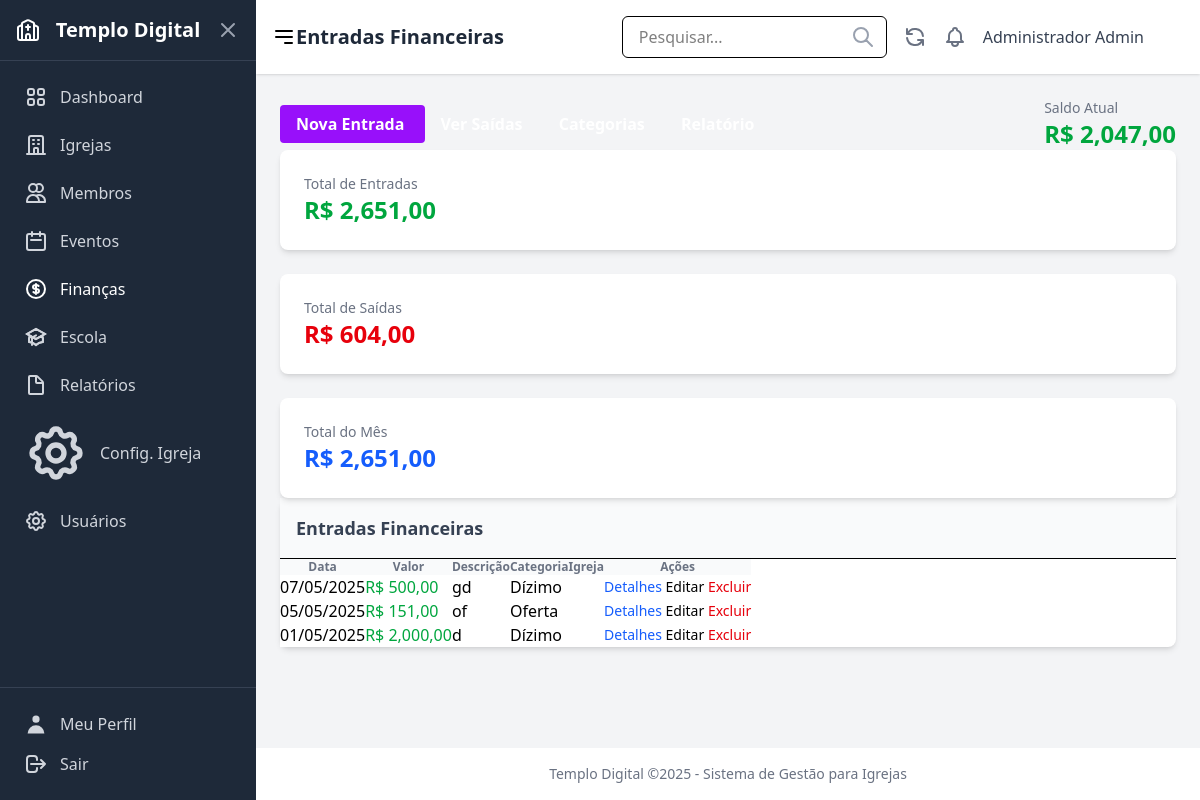
Page /financas/entradas/ (signed in) on the committed database.
### users/models.py (models this page shows, shortened)
class CustomUser(AbstractUser):
    ROLE_CHOICES = [
        ('admin', 'Administrador'),
        ('pastor', 'Pastor'),
        ('secretario', 'Secretário'),
        ('tesoureiro', 'Tesoureiro'),
        ('lider', 'Líder'),
        ('membro', 'Membro'),
    ]
    role = models.CharField(
        _('Função'),
        max_length=20,
        choices=ROLE_CHOICES,
        default='membro',
        help_text=_('Define o nível de permissão do usuário no sistema')
    )
    phone = models.CharField(
        _('Telefone'),
        max_length=20,
        blank=True,
        null=True
    )
    address = models.TextField(
        _('Endereço'),
        blank=True,
        null=True
    )
    profile_image = models.ImageField(
        _('Imagem de Perfil'),
        upload_to='profile_images/',
        blank=True,
        null=True
    )
    class Meta:
        verbose_name = _('Usuário')
        verbose_name_plural = _('Usuários')

### finances/models.py (models this page shows, shortened)
class Income(models.Model):
    PAYMENT_METHOD_CHOICES = [
        ('dinheiro', 'Dinheiro'),
        ('pix', 'PIX'),
        ('cartao', 'Cartão'),
        ('transferencia', 'Transferência'),
        ('cheque', 'Cheque'),
        ('outro', 'Outro'),
    ]
    date = models.DateField(verbose_name="Data")
    amount = models.DecimalField(max_digits=10, decimal_places=2, verbose_name="Valor")
    description = models.CharField(max_length=255, verbose_name="Descrição")
    category = models.ForeignKey(Category, on_delete=models.PROTECT, verbose_name="Categoria")
    church = models.ForeignKey(Church, on_delete=models.CASCADE, verbose_name="Igreja")
    member = models.ForeignKey(Member, on_delete=models.SET_NULL, null=True, blank=True, verbose_name="Membro")
    payment_method = models.CharField(max_length=15, choices=PAYMENT_METHOD_CHOICES, default='dinheiro', verbose_name="Forma de Pagamento")
    receipt = models.FileField(upload_to='comprovantes/entradas/', null=True, blank=True, verbose_name="Comprovante")
    created_at = models.DateTimeField(auto_now_add=True, verbose_name="Criado em")
    updated_at = models.DateTimeField(auto_now=True, verbose_name="Atualizado em")
    class Meta:
        verbose_name = "Entrada"
        verbose_name_plural = "Entradas"
        ordering = ['-date']

class Category(models.Model):
    TYPE_CHOICES = [
        ('entrada', 'Entrada'),
        ('saida', 'Saída'),
        ('ambos', 'Ambos'),
    ]
    name = models.CharField(max_length=100, verbose_name="Nome")
    category_type = models.CharField(max_length=10, choices=TYPE_CHOICES, default='ambos', verbose_name="Tipo")
    description = models.TextField(blank=True, null=True, verbose_name="Descrição")
    class Meta:
        verbose_name = "Categoria"
        verbose_name_plural = "Categorias"
        ordering = ['name']

### finances/views.py (the view)
# urls.py: path('entradas/', views.income_list, name='income_list'),
@login_required
def income_list(request):
    incomes = Income.objects.all().order_by('-date')
    total_incomes = Income.objects.aggregate(total=Sum('amount'))['total'] or 0
    total_expenses = Expense.objects.aggregate(total=Sum('amount'))['total'] or 0
    balance = total_incomes - total_expenses
    today = timezone.now().date()
    first_day_month = today.replace(day=1)
    incomes_month = Income.objects.filter(date__gte=first_day_month, date__lte=today)
    total_month_income = sum(income.amount for income in incomes_month)
    return render(request, 'finances/income_list.html', {
        "incomes": incomes,
        "total_incomes": total_incomes,
        "total_expenses": total_expenses,
        "balance": balance,
        "total_month_income": total_month_income,
        "active_menu": "finances",
    })

### finances/templates/finances/income_list.html (shortened to what this page needs)
{% extends 'core/base.html' %}
{% load static %}
{% load humanize %}
{% block page_title %}Entradas Financeiras{% endblock %}
{% block content %}
<div class="mb-6 flex justify-between items-center">
    <div>
        <a href="{% url 'finances:income_create' %}" class="bg-purple-600 hover:bg-purple-700 text-white font-bold py-2 px-4 rounded">
            Nova Entrada
        </a>
        <a href="{% url 'finances:expense_list' %}" class="ml-2 bg-gray-500 hover:bg-gray-600 text-white font-bold py-2 px-4 rounded">
        </a>
        <a href="{% url 'finances:category_list' %}" class="ml-2 bg-gray-500 hover:bg-gray-600 text-white font-bold py-2 px-4 rounded">
        </a>
        <a href="{% url 'finances:report_finance' %}" class="ml-2 bg-gray-500 hover:bg-gray-600 text-white font-bold py-2 px-4 rounded">
        </a>
    </div>
    <div class="text-right">
        <p class="text-sm text-gray-500">Saldo Atual</p>
        <p class="text-2xl font-bold {% if balance >= 0 %}text-green-600{% else %}text-red-600{% endif %}">
            R$ {{ balance|floatformat:2|intcomma }}
        </p>
    </div>
</div>
<div class="grid grid-cols-1 md:grid-cols-3 gap-6 mb-6">
    <div class="bg-white rounded-lg shadow-md p-6 border-l-4 border-green-500">
        <p class="text-sm text-gray-500 mb-1">Total de Entradas</p>
        <p class="text-2xl font-bold text-green-600">R$ {{ total_incomes|floatformat:2|intcomma }}</p>
    </div>
    <div class="bg-white rounded-lg shadow-md p-6 border-l-4 border-red-500">
        <p class="text-sm text-gray-500 mb-1">Total de Saídas</p>
        <p class="text-2xl font-bold text-red-600">R$ {{ total_expenses|floatformat:2|intcomma }}</p>
    </div>
    <div class="bg-white rounded-lg shadow-md p-6 border-l-4 border-blue-500">
        <p class="text-sm text-gray-500 mb-1">Total do Mês</p>
        <p class="text-2xl font-bold text-blue-600">R$ {{ total_month_income|floatformat:2|intcomma }}</p>
    </div>
</div>
<div class="bg-white rounded-lg shadow-md overflow-hidden">
    <div class="p-4 bg-gray-50 border-b">
        <h2 class="text-lg font-semibold text-gray-700">Entradas Financeiras</h2>
    </div>
    {% if incomes %}
    <div class="overflow-x-auto">
        <table class="min-w-full divide-y divide-gray-200">
            <thead class="bg-gray-50">
                <tr>
                    <th scope="col" class="px-6 py-3 text-left text-xs font-medium text-gray-500 uppercase tracking-wider">Data</th>
                    <th scope="col" class="px-6 py-3 text-left text-xs font-medium text-gray-500 uppercase tracking-wider">Valor</th>
                    <th scope="col" class="px-6 py-3 text-left text-xs font-medium text-gray-500 uppercase tracking-wider">Descrição</th>
                    <th scope="col" class="px-6 py-3 text-left text-xs font-medium text-gray-500 uppercase tracking-wider">Categoria</th>
                    <th scope="col" class="px-6 py-3 text-left text-xs font-medium text-gray-500 uppercase tracking-wider">Igreja</th>
                    <th scope="col" class="px-6 py-3 text-left text-xs font-medium text-gray-500 uppercase tracking-wider">Ações</th>
                </tr>
            </thead>
            <tbody class="bg-white divide-y divide-gray-200">
                {% for income in incomes %}
                <tr>
                    <td class="px-6 py-4 whitespace-nowrap">{{ income.date|date:"d/m/Y" }}</td>
                    <td class="px-6 py-4 whitespace-nowrap font-medium text-green-600">R$ {{ income.amount|floatformat:2|intcomma }}</td>
                    <td class="px-6 py-4 whitespace-nowrap">{{ income.description }}</td>
                    <td class="px-6 py-4 whitespace-nowrap">{{ income.category.name }}</td>
                    <td class="px-6 py-4 whitespace-nowrap">{{ income.churche.name }}</td>
                    <td class="px-6 py-4 whitespace-nowrap text-sm font-medium">
                        <a href="{% url 'finances:income_detail' income.pk %}" class="text-blue-600 hover:text-blue-900 mr-3">Detalhes</a>
                        <a href="{% url 'finances:income_update' income.pk %}" class="text-indigo-600 hover:text-indigo-900 mr-3">Editar</a>
                        <a href="{% url 'finances:income_delete' income.pk %}" class="text-red-600 hover:text-red-900">Excluir</a>
                    </td>
                </tr>
                {% endfor %}
            </tbody>
        </table>
    </div>
    {% else %}
    <div class="p-6 text-center text-gray-500">
        Nenhuma entrada financeira registrada. <a href="{% url 'finances:income_create' %}" class="text-purple-600 hover:text-purple-900">Registrar nova entrada</a>.
    </div>
    {% endif %}
</div>
{% endblock %}

### core/templates/core/base.html (shortened to what this page needs)
{% load static tailwind_tags %}
<!DOCTYPE html>
<html lang="pt-br">
  <head>
    {% tailwind_css %}
  </head>
  <body class="bg-gray-100 ml-64" x-data="{ isSidebarOpen: false }">
    <div class="flex min-h-screen">
      {% if user.is_authenticated %}
      <aside
        class="w-64 bg-gray-800 text-white flex flex-col fixed inset-y-0 left-0 z-30 transform -translate-x-full md:translate-x-0 transition-transform duration-300 ease-in-out"
        :class="{ 'translate-x-0': isSidebarOpen }"
        x-cloak
      >
      {% include "parts/sidebar.html" %}
        <div class="p-4 border-t border-gray-700">
          <a href="{% url 'users:profile' %}" class="flex items-center p-2 text-gray-300 hover:bg-gray-700 hover:text-white rounded-md mb-2">
            {% include 'icons/profile.html' %} <span class="ml-3">Meu Perfil</span>
          </a>
          <form method="post" action="{% url 'users:logout' %}">
            <button type="submit" class="flex items-center w-full p-2 text-gray-300 hover:bg-gray-700 hover:text-white rounded-md cursor-pointer">
                {% include 'icons/logout.html' %} <span class="ml-3">Sair</span>
            </button>
          </form>
        </div>
      </aside>
      {% endif %}
      <div class="flex-1 flex flex-col {% if user.is_authenticated %}md:ml-64{% endif %}">
          {% if user.is_authenticated %}
          <header class="bg-white shadow-sm p-4 flex justify-between items-center sticky top-0 z-10">
            <div class="flex items-center">
              <button @click="isSidebarOpen = !isSidebarOpen" class="md:hidden mr-4 text-gray-600 hover:text-gray-800">
                <svg class="w-6 h-6" fill="none" stroke="currentColor" viewBox="0 0 24 24" xmlns="http://www.w3.org/2000/svg"><path stroke-linecap="round" stroke-linejoin="round" stroke-width="2" d="M4 6h16M4 12h16m-7 6h7"></path></svg>
              </button>
              <h1 class="text-xl md:text-2xl font-semibold text-gray-800">
                {% block page_title %}Dashboard{% endblock %}
              </h1>
            </div>
            <div class="flex items-center space-x-4">
              <div class="relative hidden md:block">
                <input type="text" placeholder="Pesquisar..." class="px-4 py-2 border rounded-md focus:outline-none focus:ring-2 focus:ring-sky-500" />
                <span class="absolute right-3 top-1/2 transform -translate-y-1/2 text-gray-400">{% include 'icons/pesquisar.html' %}</span>
              </div>
              <button class="text-gray-500 hover:text-gray-700 hidden md:block">{% include 'icons/atualizar.html' %}</button>
              <button class="text-gray-500 hover:text-gray-700">{% include 'icons/notificacoes.html' %}</button>
              <div class="flex items-center space-x-2">
                <span class="text-gray-700 hidden sm:inline">{{ user.get_full_name|default:user.username }}</span>
                {% if user.profile_image %}
                  <img src="{{ user.profile_image.url }}" alt="User Avatar" class="w-8 h-8 rounded-full object-cover" />
                {% else %}
                  <div class="w-8 h-8 rounded-full bg-sky-500 flex items-center justify-center text-white font-semibold">
                  </div>
                {% endif %}
              </div>
            </div>
          </header>
          {% endif %}
          <main class="flex-grow p-6">
            {% block content %}{% endblock %}
          </main>
          {% if user.is_authenticated %}
          <footer class="bg-white text-center p-4 text-sm text-gray-500 mt-auto">
            <p>Templo Digital ©{% now 'Y' %} - Sistema de Gestão para Igrejas</p>
          </footer>
          {% endif %}
      </div>
    </div>
  </body>
</html>

### rows in the picture
CustomUser: get_full_name "Administrador Admin"
Income: date "07/05/2025", amount "500,00", description "gd", category.name "Dízimo"
Income: date "05/05/2025", amount "151,00", description "of", category.name "Oferta"
Income: date "01/05/2025", amount "2,000,00", description "d", category.name "Dízimo"

### other values in the picture
{{ balance|floatformat:2|intcomma }} "2,047,00"
{{ total_incomes|floatformat:2|intcomma }} "2,651,00"
{{ total_expenses|floatformat:2|intcomma }} "604,00"
{{ total_month_income|floatformat:2|intcomma }} "2,651,00"
